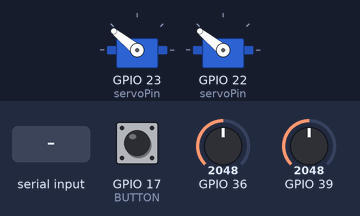
This program was run on a simulated ESP32. Shown: 2 × servo. The test bench sets the inputs (shaded band); at power-on: GPIO 17 (BUTTON) HIGH, GPIO 36 = 2048, GPIO 39 = 2048. Nothing arrives over Bluetooth unless stated; what the program prints to the serial monitor is not drawn.

Above: at 3.7 s.
3.8 s: GPIO 17 (BUTTON) pulled LOW for 0.15 s
At 4.8 s:
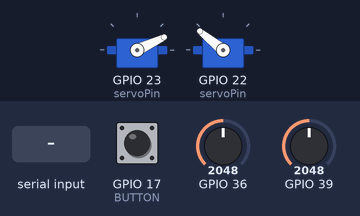
6.5 s: "90,45\n" received over the second serial link
9.5 s: "30,150\n" received over the second serial link
11.9 s: GPIO 17 (BUTTON) pulled LOW for 1 s
At 13.5 s:
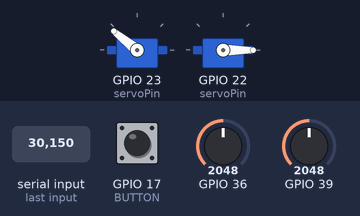
15.9 s: "5\n" received over the second serial link
At 18.69 s:
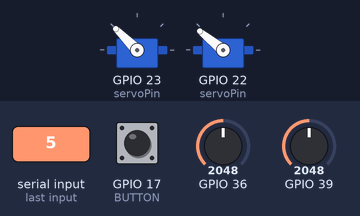
18.9 s: "200\n" received over the second serial link
At 19.6 s:
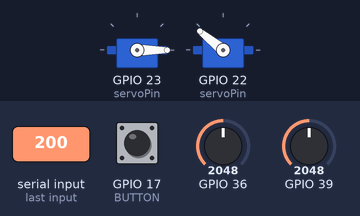
Timing chart, 0 to 21.4 s (numbered marks = the images above; inputs shaded):
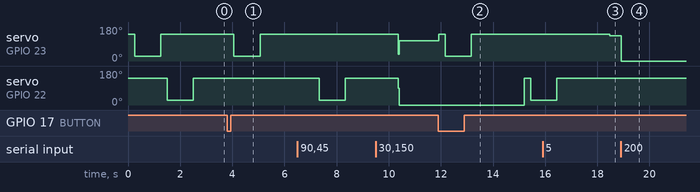

Measured:
- after the input at 3.8 s, servo on GPIO 23 (servoPin): 141° → 25° after 0.26 s, → 141° 1.0 s later
- after the input at 11.9 s, servo on GPIO 23 (servoPin): 106° → 141° at once, → 25° 0.25 s later, → 141° 1.0 s later; servo on GPIO 22 (servoPin): 0° → 141° after 3.3 s, → 25° 0.25 s later
- after the input at 15.9 s, servo on GPIO 23 (servoPin): 141° → 135° after 2.6 s
- after the input at 18.9 s, servo on GPIO 23 (servoPin): 135° → 0° at once

The program:

main.cpp
```cpp
#include <Arduino.h>
#include <BluetoothSerial.h>
#include <iostream>
#include "Finger.h"

#if !defined(CONFIG_BT_ENABLED) || !defined(CONFIG_BLUEDROID_ENABLED)
#error Bluetooth is not enabled! Please run `make menuconfig` to and enable it
#endif

#if !defined(CONFIG_BT_SPP_ENABLED)
#error Serial Bluetooth not available or not enabled. It is only available for the ESP32 chip.
#endif

#define SLOW_PRINT_INTERVAL 10

#define DEBOUNCE_TIME 200
int BUTTON = 17;
unsigned long button_time = 0; // button debouncing var
unsigned long last_button_time = 0;

BluetoothSerial SerialBT;

int POT[] = {36, 39, 34, 35, 32};
int servoPin[] = {23, 22, 21, 19, 18};

int finger_num = 2;
Finger f1, f2, f3, f4, f5;
struct Finger *fingers[] = {&f1, &f2, &f3, &f4, &f5};

bool slow_print = true;
int print_counter = 0;

void setup()
{
  Serial.begin(115200);
  SerialBT.begin("VR_Pinchers");
  pinMode(BUTTON, INPUT_PULLUP); // Pull Up Resistance

  for (int i = 0; i < finger_num; i++)
  {
    fingers[i]->set_servo_pin(servoPin[i]);
    fingers[i]->set_pot_pin(POT[i]);
  }
  last_button_time = millis();
  Serial.println("VR_Pinchers running :)");
}

void loop()
{
  button_time = millis();
  if (!digitalRead(BUTTON) && ((button_time - last_button_time) > 200))
  { //*Reset POS if button is pressed (incl. debounce)

    Serial.print("Recalibrating...");

    for (int i = 0; i < finger_num; i++)
    {
      SerialBT.println(String(i) + ":...");
      fingers[i]->calibrate();
      Serial.print(".");
    }
    Serial.print("\n");
    last_button_time = button_time;

    Serial.println("Recalibration Complete");
  }
  else
  {
    for (int i = 0; i < finger_num; i++)
    {
      String output = String(i) + ":" + String(fingers[i]->get_finger_pos());
      SerialBT.println(output);
      if (slow_print && print_counter == SLOW_PRINT_INTERVAL)
      {
        Serial.println(output);
      }
      else if(!slow_print)
      {
        Serial.println(output);
      }
    }

    if (print_counter == SLOW_PRINT_INTERVAL)
    {
      print_counter = 1;
    }
    else
    {
      print_counter++;
    }
    delay(50);
  }

  // Receive where to stop
  if (SerialBT.available())
  {
    String data = SerialBT.readStringUntil('\n');
    Serial.println(data);
    for (int i = 0; i < finger_num; i++)
    {
      fingers[i]->set_finger_stop(data.substring(i * 3, (i + 1) * 3).toInt());
    }
  }
}
```
